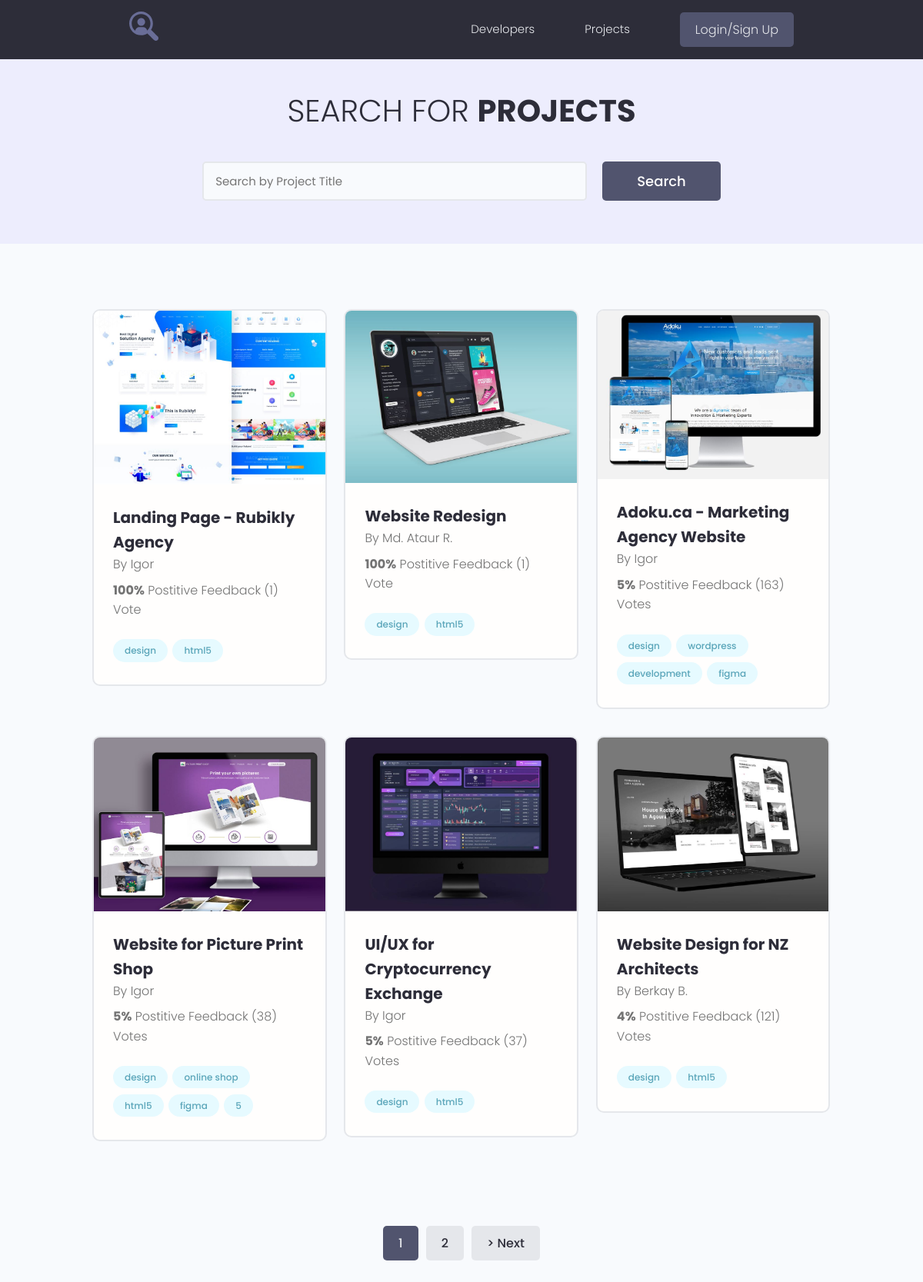
/projects/, run on the app's committed database.
### projects/models.py (models this page shows, shortened)
class Project(models.Model):
    owner = models.ForeignKey(Profile, on_delete=models.SET_NULL, null=True, blank=True)
    title = models.CharField(max_length=200)
    description = models.TextField(null=True, blank=True)
    featured_image = models.ImageField(upload_to='projects/%Y/%m/%d/', default="default.jpg")
    demo_link = models.CharField(max_length=2000, null=True, blank=True)
    source_link = models.CharField(max_length=2000, null=True, blank=True)
    tags = models.ManyToManyField('Tag', blank=True)
    vote_total = models.IntegerField(default=0)
    vote_ratio = models.IntegerField(default=0)
    created = models.DateTimeField(auto_now_add=True)
    class Meta:
        ordering = ['-vote_ratio', '-vote_total', 'title']

class Tag(models.Model):
    name = models.CharField(max_length=200)
    created = models.DateTimeField(auto_now_add=True)
    def __str__(self):
        return self.name

### users/models.py (models this page shows, shortened)
class Profile(models.Model):
    user = models.OneToOneField(User, on_delete=models.CASCADE, null=True, blank=True)
    name = models.CharField(max_length=200, null=True, blank=True)
    email = models.EmailField(max_length=500, null=True, blank=True)
    username = models.CharField(max_length=200, null=True, blank=True)
    short_intro = models.CharField(max_length=200, null=True, blank=True)
    bio = models.TextField(null=True, blank=True)
    profile_image = models.ImageField(upload_to='profiles/', default='profile/user-default.png')
    social_github = models.CharField(max_length=200, null=True, blank=True)
    social_youtube = models.CharField(max_length=200, null=True, blank=True)
    social_website = models.CharField(max_length=200, null=True, blank=True)
    created = models.DateTimeField(auto_now_add=True)

### projects/views.py (the view)
# urls.py: path("projects/", include('projects.urls')),
def projects(request):
    pr, search_query = search_projects(request)
    custom_range, pr = paginate_projects(request, pr, 6)
    context = {
        'projects': pr,
        'search_query': search_query,
        'custom_range': custom_range
    }
    return render(request, 'projects/projects.html', context)

### projects/utils.py (called while the page is built)
def paginate_projects(request, projects, results):
    page = request.GET.get('page', 1)
    paginator = Paginator(projects, results, allow_empty_first_page=True)
    projects = paginator.get_page(page)
    left_index = int(page) - 1
    if left_index < 1:
        left_index = 1
    right_index = int(page) + 2
    if right_index > paginator.num_pages:
        right_index = paginator.num_pages + 1
    custom_range = range(left_index, right_index)
    return custom_range, projects

def search_projects(request):
    search_query = ''
    if request.GET.get('search_query'):
        search_query = request.GET.get('search_query')
    projects = Project.objects.distinct().filter(Q(title__icontains=search_query) |
                                           Q(description__icontains=search_query) |
                                           Q(owner__name__icontains=search_query) |
                                           Q(tags__name__icontains=search_query))  # т.к. owner использует ForeignKey необходимо указать дополнительный параметр со связанной таблицы
    return projects, search_query

### projects/templates/projects/projects.html (shortened to what this page needs)
{% extends 'projects/base.html' %}
{% block content %}
  <main class="projects">
    <section class="hero-section text-center">
      <div class="container container--narrow">
        <div class="hero-section__box">
          <h2>Search for <span>Projects</span></h2>
        </div>
        <div class="hero-section__search">
          <form id="search" class="form" action="{% url 'projects' %}" method="get">
            <div class="form__field">
              <input class="input input--text" id="formInput#search" type="text" name="search_query" value="{{ search_query }}"
                placeholder="Search by Project Title" />
            </div>
            <input class="btn btn--sub btn--lg" type="submit" value="Search" />
          </form>
        </div>
      </div>
    </section>
    <section class="projectsList">
      <div class="container">
        <div class="grid grid--three">
          {% for project in projects %}
          <div class="column">
            <div class="card project">
              <a href="{% url 'project' project.id %}" class="project">
                <img class="project__thumbnail" src="{{ project.featured_image.url }}" alt="project thumbnail" />
                <div class="card__body">
                  <h3 class="project__title">{{ project.title }}</h3>
                  <p>By {{ project.owner.name }}</p>
                  <p class="project--rating">
                    <span style="font-weight: bold;">{{ project.vote_ratio }}%</span> Postitive
                    Feedback ({{ project.vote_total }}) Vote{{ project.vote_total|pluralize:'s'}}
                  </p>
                  <div class="project__tags">
                    {% for tag in project.tags.all %}
                    <span class="tag tag--pill tag--main">
                      <small>{{ tag }}</small>
                    </span>
                    {% endfor %}
                  </div>
                </div>
              </a>
            </div>
          </div>
          {% endfor %}
        </div>
      </div>
    </section>
    {% include 'projects/pagination.html' with queryset=projects custom_range=custom_range %}
  </main>
{% endblock %}

### projects/static/styles/app.css (style rules this page uses)
:root { --color-sub: #2d2d39; }
.btn--sub { background-color: var(--color-sub-light); }
.card { border: 2px solid var(--color-light); }
img { width: 100%; }
.hero-section { height: 40vh; display: flex; align-items: center; background-color: var(--color-sub); }
.hero-section__box { margin-bottom: 4rem; }
.hero-section__box > h2, .hero-section__box > h2 > span { font-size: 4rem; color: var(--color-light); line-height: 1.3; text-transform: uppercase; }
.hero-section__box > h2 { font-weight: 300; }
.hero-section__box > h2 > span { font-weight: 700; }
.hero-section__search > .form { display: flex; align-items: center; justify-content: center; gap: 2rem; }
.hero-section__search > .form input.input--text { width: 50rem; }
.project--rating { margin-bottom: 1.6em; margin-top: .5em; }
.projects > .hero-section { background: var(--color-sub-lighter); height: 30vh; }
.projects .hero-section__box { margin-bottom: 2.5rem; }
.projects .hero-section__box > h2 { color: var(--color-sub); }
.projects .hero-section__box > h2 > span { font-weight: 700; color: var(--color-sub); }
.projectsList { margin-top: 8rem; }
.project__thumbnail { object-fit: cover; object-position: top center; width: 100%; }
.project__title { font-size: 2rem; font-weight: 700; color: var(--color-sub); }

### projects/static/uikit/styles/modules/_variables.css (style rules this page uses)
:root { --color-main: #5aa5b9; --color-main-light: #e6faff; --color-sub: #3f4156; --color-sub-light: #51546e; --color-sub-lighter: #ededfd; --color-text: #737373; --color-gray: #8b8b8b; --color-light: #e5e7eb; --color-light-gray: #767676; --color-bg: #f8fafd; --color-white: #fffefd; --color-white-light: #f3f3f3; --color-success: #359e64; --color-success-bg: #def8e8; --color-error: #fc4b0b; --color-error-bg: #fff2ee; --font-base: 'Poppins', arial, helvetica, 'Segoe UI', roboto, ubuntu, sans-serif; --font-monospace: 'Fira Code', 'Courier New', courier, monospace; --font-regular: 300; --font-medium: 500; --font-bold: 700; --generic-shadow: 1px 1px 5px #00000010; --generic-transition: all 0.3s ease-in-out; }

### projects/static/uikit/styles/modules/_base.css (style rules this page uses)
* { margin: 0; padding: 0; box-sizing: border-box; text-rendering: optimizeLegibility; color: inherit; font-size: inherit; }
html { font-size: 50%; }
@media only screen and (min-width: 480px) { html { font-size: 56.25%; } }
@media only screen and (min-width: 1200px) { html { font-size: 62.5%; } }
body { line-height: 1.6; font-weight: 400; font-size: 1.5rem; color: var(--color-text); background-color: var(--color-bg); min-height: 100vh; }

### projects/static/uikit/styles/modules/_typography.css (style rules this page uses)
* { font-family: var(--font-base); }
h2 { font-size: 3.6rem; font-weight: var(--font-bold); }
h3 { font-size: 3.2rem; font-weight: var(--font-medium); }
p, span, strong { font-size: 1.6rem; color: var(--color-text); font-weight: var(--font-regular); }
a { padding-bottom: 2px; text-decoration: none; display: inline-block; color: var(--color-main); font-weight: var(--font-medium); }

### projects/static/uikit/styles/modules/_utilities.css (style rules this page uses)
.container { width: 92%; max-width: 165rem; margin: 0 auto; box-sizing: border-box; }
.container--narrow { width: 92%; max-width: 120rem; }
@media screen and (min-width: 1000px) { .container { width: 90%; } }
@media screen and (min-width: 1000px) { .container--narrow { width: 85%; } }
@media screen and (min-width: 1200px) { .container { width: 80%; } }
@media screen and (min-width: 1200px) { .container--narrow { width: 72%; } }
.text-center { text-align: center; }

### projects/static/uikit/styles/modules/_button.css (style rules this page uses)
.btn { display: inline-block; position: relative; cursor: pointer; background-color: var(--color-light); font-weight: var(--font-medium); color: var(--color-sub); text-decoration: none; padding: 1rem 2rem; border-radius: 0.5rem; border: none; width: -webkit-fit-content; width: -moz-fit-content; width: fit-content; height: -webkit-fit-content; height: -moz-fit-content; height: fit-content; font-size: 1.6rem; outline-width: 0; outline-color: transparent; -webkit-backface-visibility: hidden; backface-visibility: hidden; transition: all 0.3s ease-in-out; }
.btn--sub { background-color: var(--color-sub); color: var(--color-white); }
.btn--lg { font-size: 1.8rem; padding: 1.2rem 4.5rem; }

### projects/static/uikit/styles/modules/_card.css (style rules this page uses)
.card { border-radius: 1rem; background-color: var(--color-white); border: 1.5px solid var(--color-light); width: auto; height: auto; margin-top: 0.5rem; margin-bottom: 0.5rem; overflow: hidden; }
.card__body, .card__header { padding: 2rem 2.5rem; }

### data on the page
Project: featured_image (picture), title "Landing Page - Rubikly Agency", owner.name "Igor", vote_ratio "100", vote_total "1"
Tag: name "design"
Tag: name "html5"
Project: featured_image (picture), title "Website Redesign", owner.name "Md. Ataur R.", vote_ratio "100", vote_total "1"
Project: featured_image (picture), title "Adoku.ca - Marketing Agency Website", owner.name "Igor", vote_ratio "5", vote_total "163"
Tag: name "wordpress"
Tag: name "development"
Tag: name "figma"
Project: featured_image (picture), title "Website for Picture Print Shop", owner.name "Igor", vote_ratio "5", vote_total "38"
Tag: name "online shop"
Tag: name "5"
Project: featured_image (picture), title "UI/UX for Cryptocurrency Exchange", owner.name "Igor", vote_ratio "5", vote_total "37"
Project: featured_image (picture), title "Website Design for NZ Architects", owner.name "Berkay B.", vote_ratio "4", vote_total "121"

### other printed values
{{ page }} "1"
{{ page }} "2"
